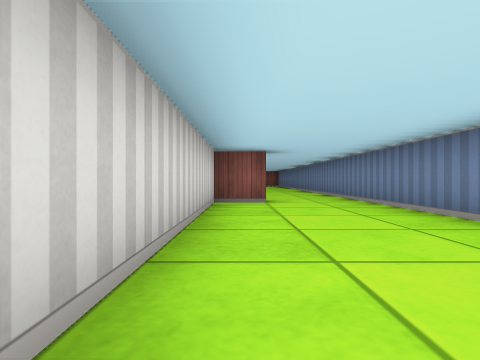
[1] (above)

12 first-person views from a walk through a cub3D maze. The camera is about half as high as the walls, looks level and sees 80° across. The floor is counted in squares. Each view is taken from the middle of a square. On the plan, view 1 faces up. The plan holds only what a view shows up to about 9 squares ahead; the rest is blank.

[2]
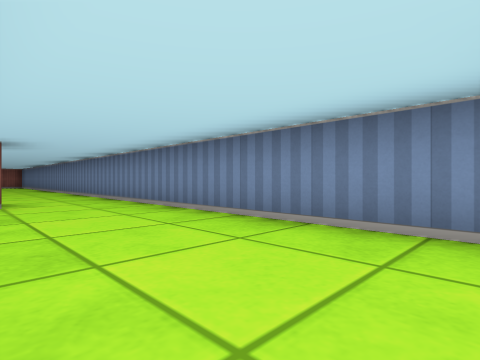

[3]
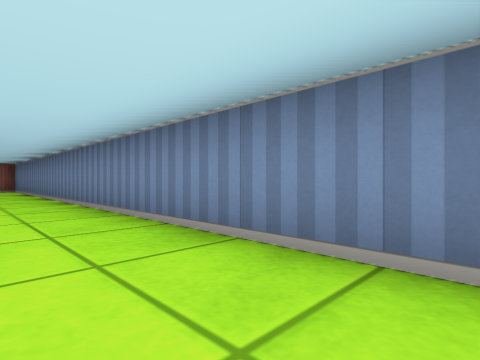

[4]
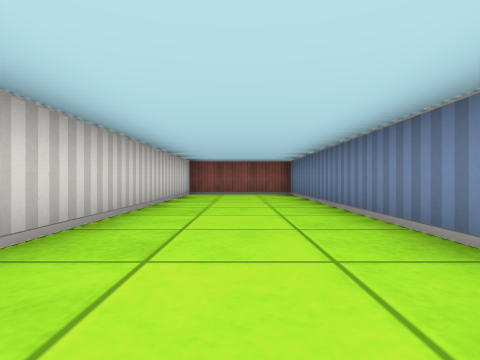

[5]
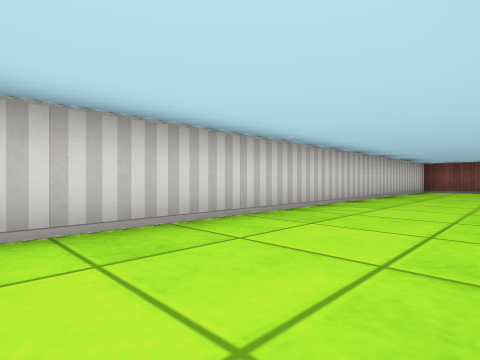

[6]
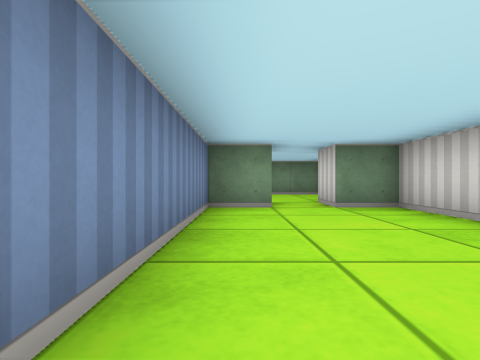

[7]
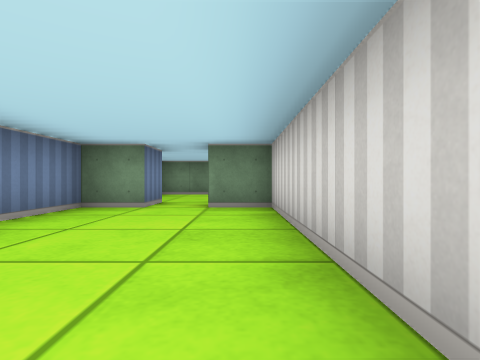

[8]
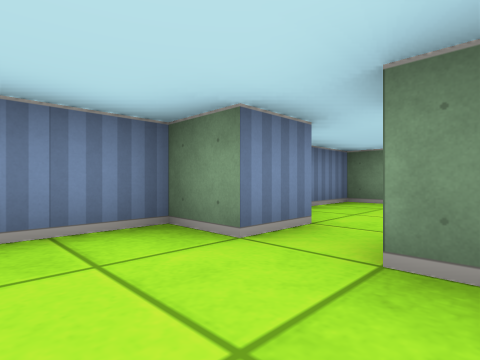

[9]
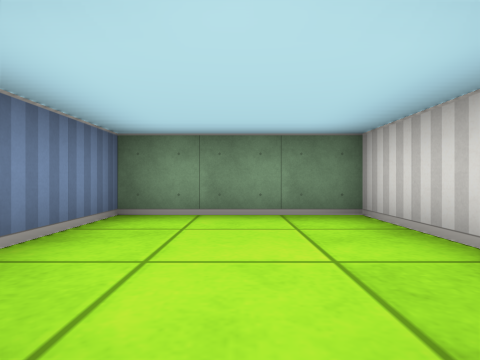

[10]
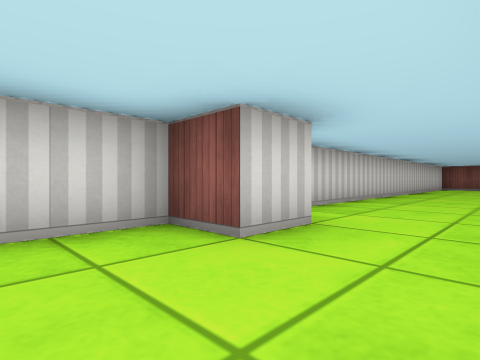

[11]
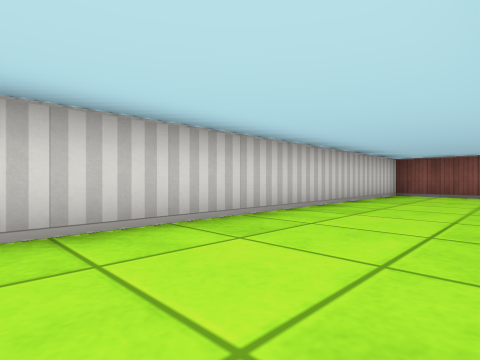

[12]
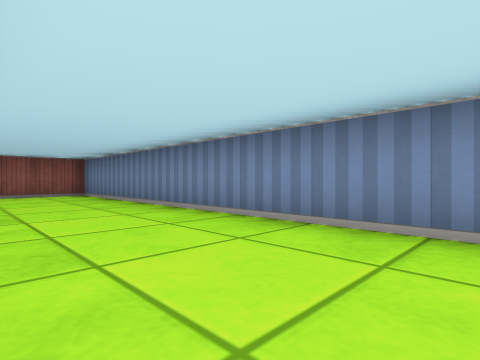

### Floor plan
Ten units are one square. View 1 is at (0, 0); x grows to the right and y downward. Boxes are objects, and circles mark ways between rooms. Rooms are numbered by the first view taken in them; rooms with no view inside come last. Other rooms are left out.
<svg viewBox="-10 -190 40 240">
<path fill="none" stroke="#000" d="M5 -65 5 -55 -5 -55 -5 5 5 5M15 5 25 5 25 -185 -5 -185 -5 -71M-5 28 -5 45 25 45 25 28M15 15 15 5M5 5 5 15"/>
<circle cx="10" cy="10" r="3" fill="#2a7"/>
<text x="10" y="-90">1</text>
<text x="10" y="30">2</text>
</svg>
Room 1 opens to room 2.

Where each view was taken, in squares from view 1:
view 1: 0 up, 0 right, facing up
view 2: 0 up, 0 right, facing up-right
view 3: 6 up, 1 right, facing up-right
view 4: 10 up, 1 right, facing up
view 5: 7 up, 2 right, facing up-left
view 6: 4 up, 2 right, facing down
view 7: 4 up, 0 right, facing down
view 8: 1 up, 0 right, facing down-right
view 9: 1 down, 1 right, facing down
view 10: 4 up, 2 right, facing up-left
view 11: 10 up, 2 right, facing up-left
view 12: 10 up, 0 right, facing up-right
